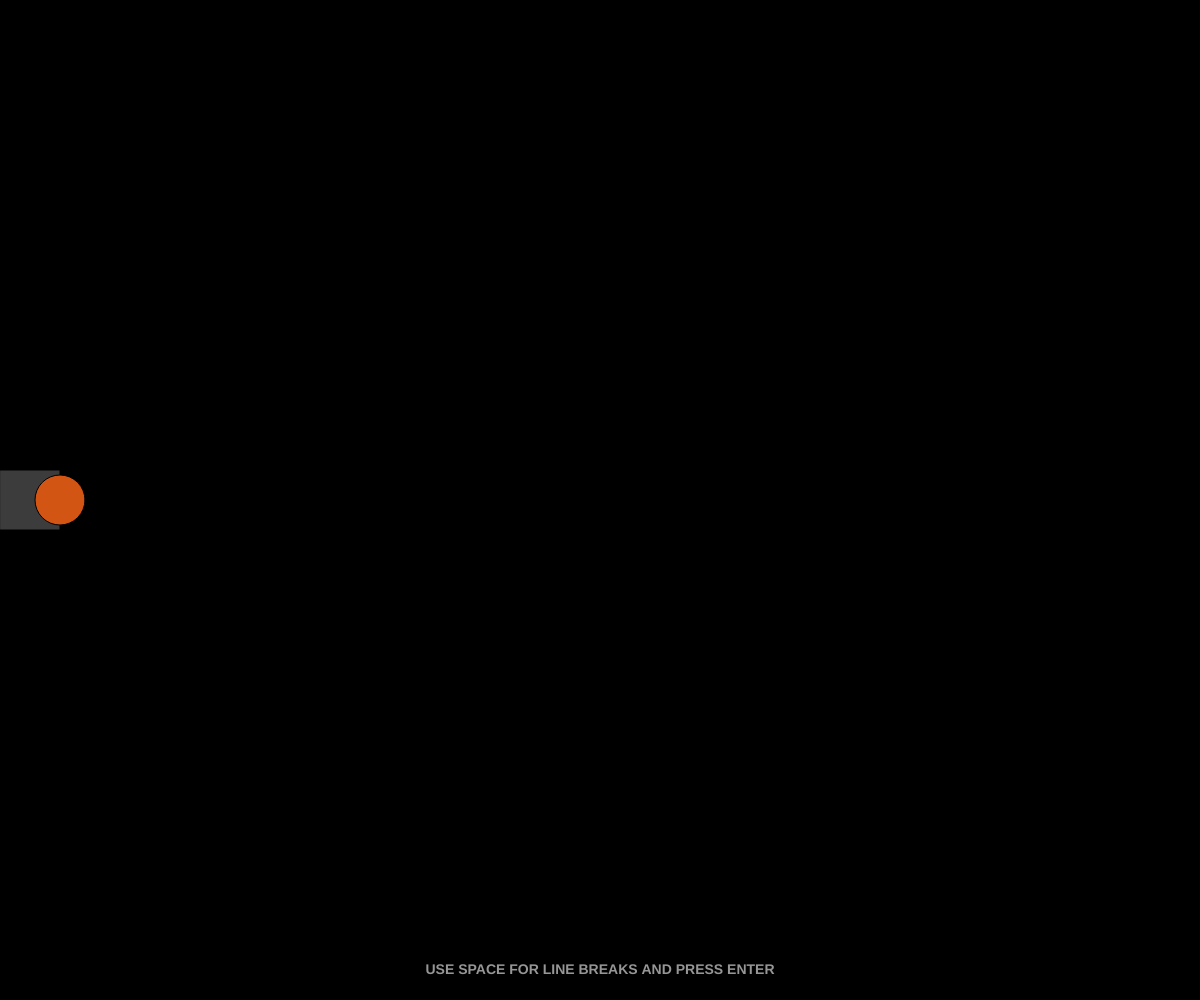
Frame 1 (no input)
Frame 60 (no input): identical to frame 1, image omitted
Frame 120 (the mouse pressed at the canvas centre since frame 60): identical to frame 1, image omitted

The p5.js sketch that drew this single still picture (run headless with seeded random() and noise() and a simulated clock; from frame 60 on, the mouse is pressed at the canvas centre):

// p5.js sketch
// ── sketch.js
let particles = [];
let targets = [];
let inputStr = '';
let isFiring = false;
let launchIndex = 0;

function setup() {
  createCanvas(windowWidth, windowHeight);
  textFont('sans-serif');
  textStyle(BOLD);
  textAlign(CENTER, CENTER);
  window.focus();
}

function draw() {
  background(0);

  drawCannon();

  if (isFiring && launchIndex < targets.length) {
    let burstSize = 25; 
    for (let i = 0; i < burstSize; i++) {
      if (launchIndex < targets.length) {
        let t = targets[launchIndex];
        particles.push(new Bullet(60, height / 2, t.x, t.y, t.ch));
        launchIndex++;
      }
    }
  }

  for (let i = particles.length - 1; i >= 0; i--) {
    particles[i].update();
    particles[i].show();
  }

  drawUI();
}

function keyTyped() {
  if (keyCode === ENTER) {
    if (inputStr.length > 0) {
      resetForNewFire();
      let multilineWord = inputStr.toUpperCase().replace(/ /g, '\n');
      generateTargets(multilineWord);
      inputStr = ''; 
    }
    return false;
  } else {
    if (key.length === 1 && inputStr.length < 30) {
      inputStr += key;
    }
  }
}

function keyPressed() {
  if (keyCode === BACKSPACE) {
    inputStr = inputStr.substring(0, inputStr.length - 1);
  }
}

function resetForNewFire() {
  particles = [];
  targets = [];
  launchIndex = 0;
  isFiring = false;
}

function generateTargets(word) {
  let pg = createGraphics(width, height);
  pg.pixelDensity(1); 
  pg.background(0);
  pg.fill(255);
  
  let lineCount = (word.match(/\n/g) || []).length + 1;
  let dynamicSize = height / (lineCount * 1.5);
  if (dynamicSize > height * 0.3) dynamicSize = height * 0.3;

  pg.textSize(dynamicSize); 
  pg.textAlign(CENTER, CENTER);
  pg.textStyle(BOLD);
  pg.textLeading(dynamicSize * 1.1); 
  pg.text(word, width / 2, height / 2);
  pg.loadPixels();

  let gap = 6; 
  for (let y = 0; y < height; y += gap) {
    for (let x = 0; x < width; x += gap) {
      let index = (x + y * width) * 4;
      if (pg.pixels[index] > 128) {
        targets.push({ 
          x: x, 
          y: y, 
          ch: random(word.replace(/\n/g, '').split('')) 
        });
      }
    }
  }
  pg.remove();
  shuffle(targets, true);
  isFiring = true;
}

class Bullet {
  constructor(startX, startY, targetX, targetY, ch) {
    this.pos = createVector(startX, startY);
    this.target = createVector(targetX, targetY);
    this.ch = ch;
    this.vel = createVector(random(25, 50), random(-35, 35));
    this.acc = createVector(0, 0);
    this.maxSpeed = random(20, 35); 
    this.maxForce = 2.5; 
    this.arrived = false;
  }

  update() {
    if (!this.arrived) {
      let desired = p5.Vector.sub(this.target, this.pos);
      let d = desired.mag();

      if (d < 1.5) { 
        this.arrived = true;
        this.pos = this.target.copy();
      } else {
        let speed = this.maxSpeed;
        if (d < 100) speed = map(d, 0, 100, 2, this.maxSpeed);
        
        desired.setMag(speed);
        let steer = p5.Vector.sub(desired, this.vel);
        steer.limit(this.maxForce);
        this.acc.add(steer);
      }

      this.vel.add(this.acc);
      this.pos.add(this.vel);
      this.acc.mult(0);
    }
  }


  show() {
    if (this.arrived) {
      // 박혀 있는 글자
      fill(255, 220);
      noStroke();
      textSize(12); // 크기를 날아다닐 때와 동일하게 맞춤 (원하는 크기로 조정 가능)
      text(this.ch, this.pos.x, this.pos.y);
    } else {
      // 날아가는 글자
      fill(255);
      noStroke();
      textSize(12); // 도착했을 때와 동일한 크기
      // line(...) 코드를 삭제하여 잔상 꼬리를 없앰
      text(this.ch, this.pos.x, this.pos.y);
    
  
}
  }
}

function drawCannon() {
  push();
  fill(60);
  rect(0, height / 2 - 30, 60, 60);
  fill(210, 85, 20);
  ellipse(60, height / 2, 50, 50);
  pop();
}

function drawUI() {
  push();
  fill(255, 200);
  textAlign(CENTER);
  textSize(24);
  text(inputStr, width / 2, height - 60);
  textSize(14);
  fill(150);
  text("USE SPACE FOR LINE BREAKS AND PRESS ENTER", width / 2, height - 30);
  pop();
}

function windowResized() {
  resizeCanvas(windowWidth, windowHeight);
}
